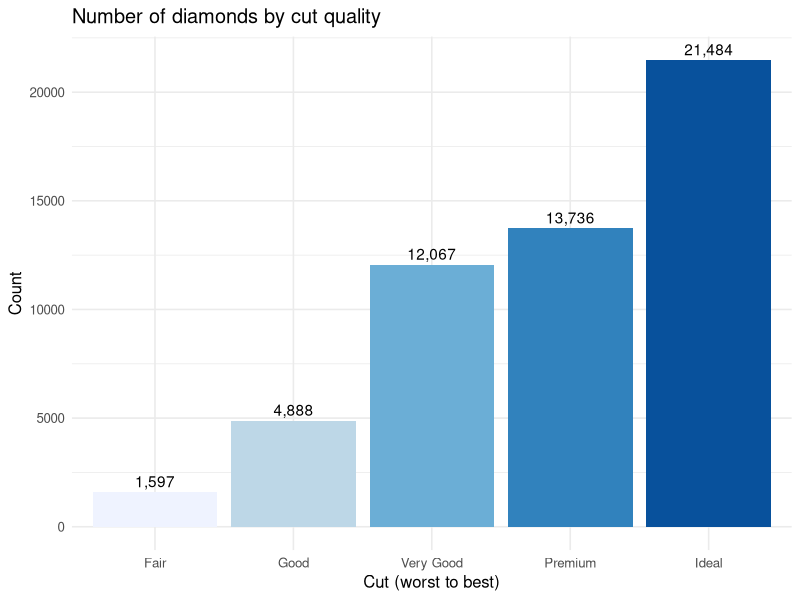
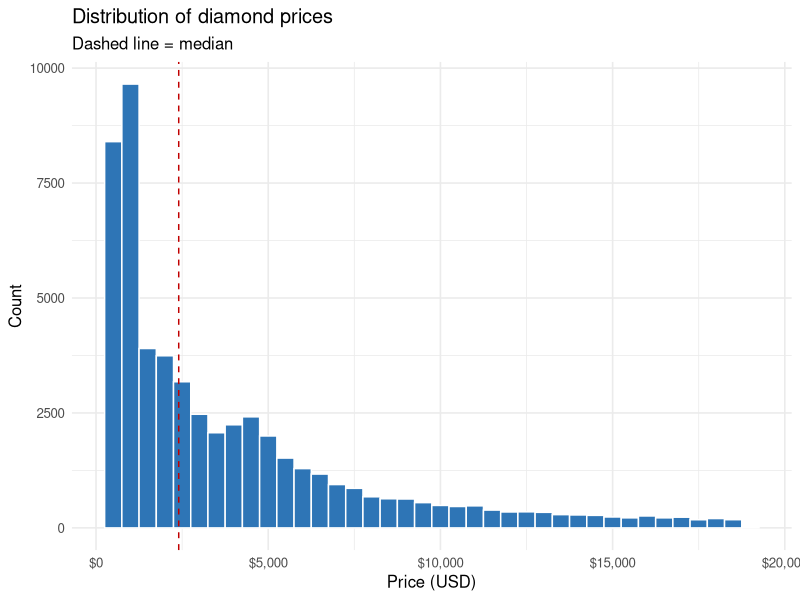
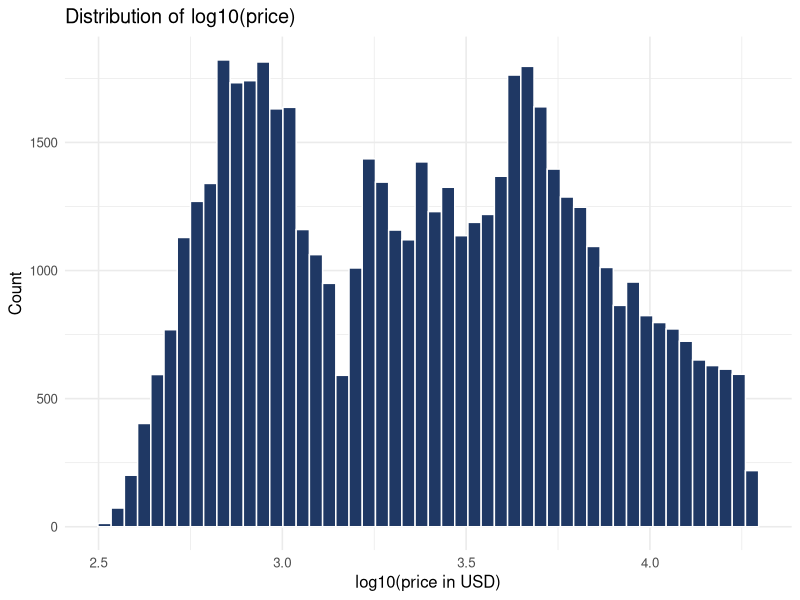
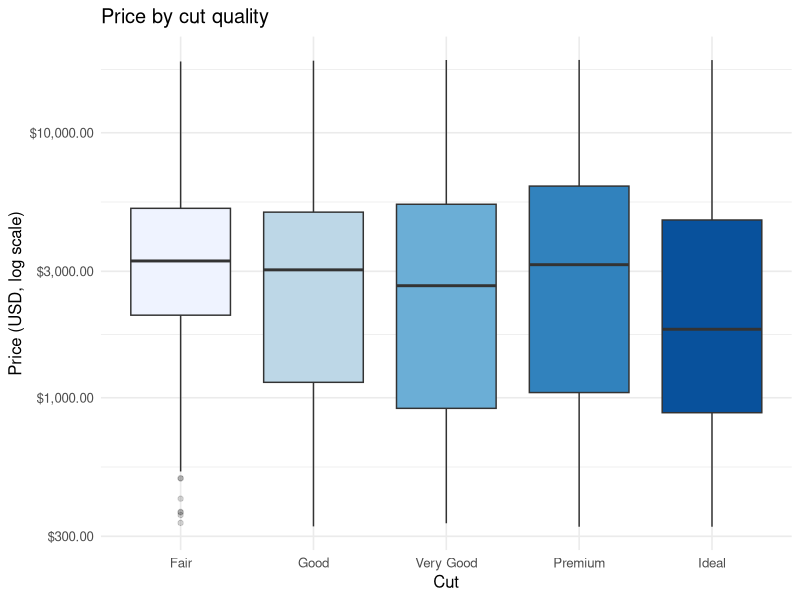
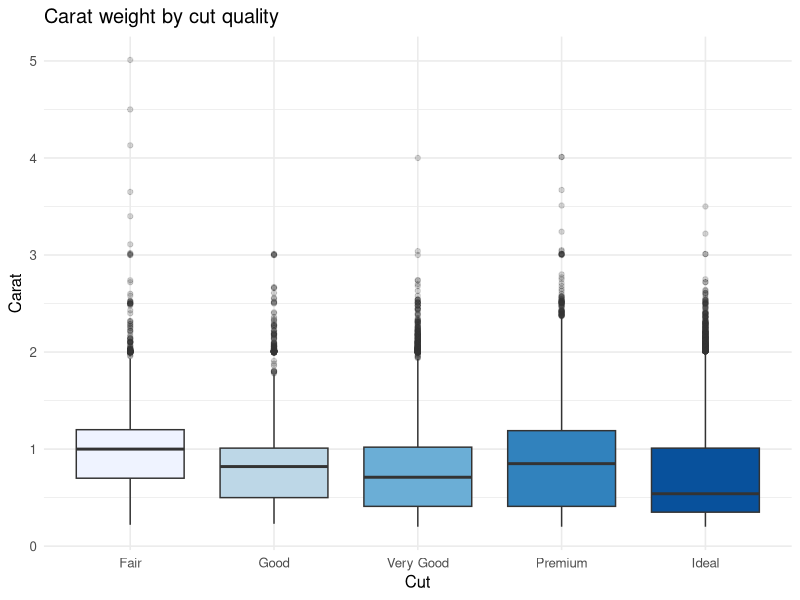
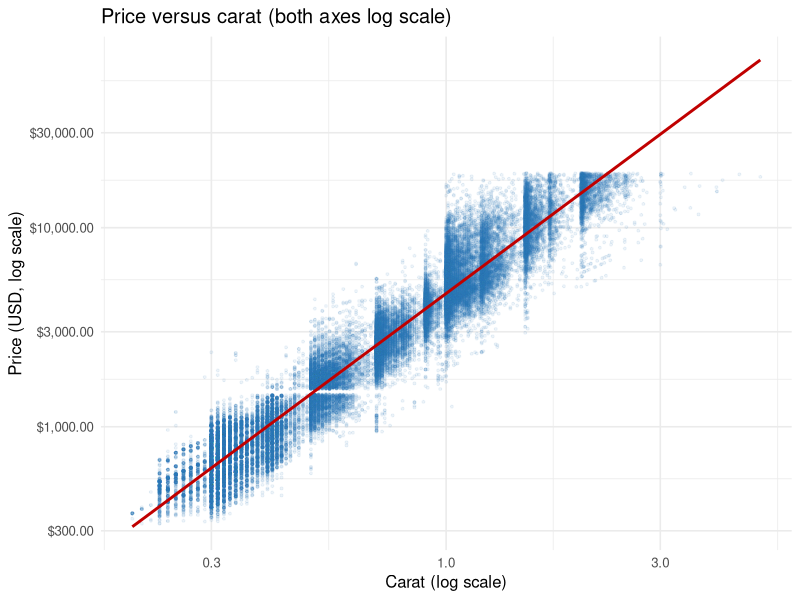
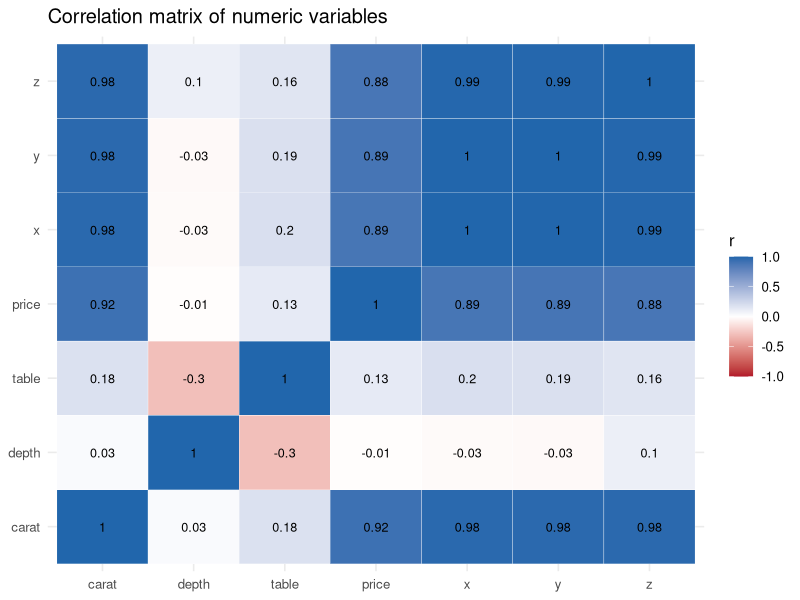
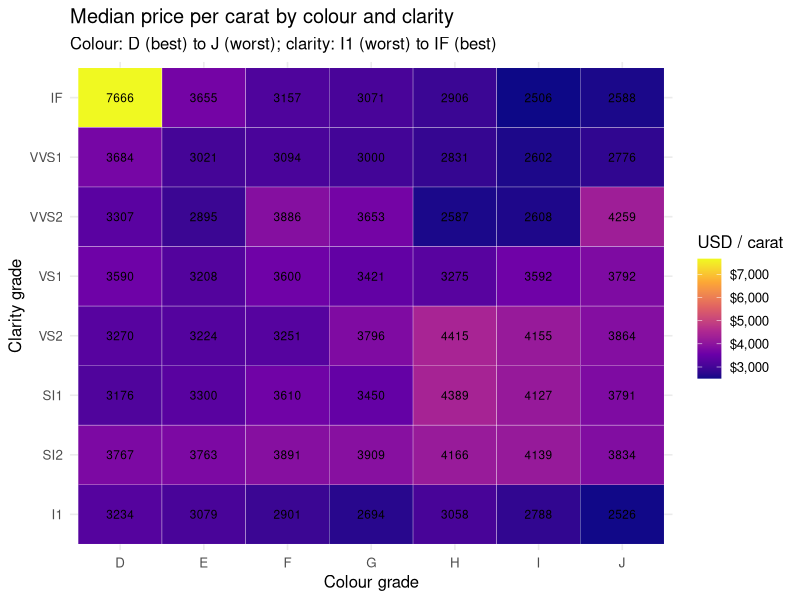

R code for these plots, in order:
# =====================================================================
# Week 2: Exploratory Data Analysis and Visualisation (Data Science With R)
# Dataset: diamonds (ggplot2) - about 54,000 diamonds, 10 variables
# Run top to bottom in RStudio. Figures are saved to ./figures/
# Packages: install.packages(c("tidyverse", "skimr", "scales"))
# =====================================================================

# ---- 0. Setup ----------------------------------------------------
library(tidyverse)   # dplyr, ggplot2, readr, tidyr, forcats
library(skimr)       # compact data summaries
library(scales)      # axis label formatting

dir.create("figures", showWarnings = FALSE)
theme_set(theme_minimal(base_size = 12))

# ---- 1. Import and first look ------------------------------------
data("diamonds", package = "ggplot2")

glimpse(diamonds)   # structure: types and first values
dim(diamonds)       # rows and columns
head(diamonds)
skim(diamonds)      # missingness, distribution summaries

# ---- 2. Data quality checks --------------------------------------
colSums(is.na(diamonds))                        # missing values
sum(duplicated(diamonds))                       # exact duplicate rows
diamonds |> filter(x == 0 | y == 0 | z == 0) |> nrow()   # impossible sizes
summary(diamonds[, c("x", "y", "z")])
diamonds |>
  filter(y > 20 | z > 10) |>                    # extreme dimensions
  select(carat, x, y, z, depth, price)

# ---- 3. Cleaning and preparation ---------------------------------
n_before <- nrow(diamonds)

diamonds_clean <- diamonds |>
  distinct() |>                       # drop exact duplicates
  filter(x > 0, y > 0, z > 0) |>      # drop impossible zero dimensions
  filter(y < 20, z < 10) |>           # drop extreme data-entry errors
  mutate(
    price_per_carat = price / carat,
    carat_band = base::cut(carat, breaks = c(0, 0.5, 1, 1.5, 2, Inf),
                           labels = c("<=0.5", "0.5-1", "1-1.5", "1.5-2", ">2")),
    log_price = log10(price)
  )

c(before = n_before, after = nrow(diamonds_clean),
  removed = n_before - nrow(diamonds_clean))

str(diamonds_clean$cut)   # already an ordered factor: Fair < ... < Ideal

# ---- 4. Summary statistics ---------------------------------------
num_vars <- c("carat", "depth", "table", "price", "x", "y", "z")

diamonds_clean |> select(all_of(num_vars)) |> summary()

diamonds_clean |>
  summarise(across(c(carat, price),
                   list(mean = mean, median = median, sd = sd)))

diamonds_clean |>
  group_by(cut) |>
  summarise(n = n(), median_carat = median(carat),
            median_price = median(price), mean_price = mean(price),
            .groups = "drop")

count(diamonds_clean, color)
count(diamonds_clean, clarity)

cor_mat <- diamonds_clean |> select(all_of(num_vars)) |> cor()
round(cor_mat, 2)

# Elasticity: % change in price for a 1% change in carat
coef(lm(log10(price) ~ log10(carat), data = diamonds_clean))

# ---- 5. Figure 1: bar chart of cut -------------------------------
p1 <- ggplot(diamonds_clean, aes(x = cut, fill = cut)) +
  geom_bar(show.legend = FALSE) +
  geom_text(stat = "count", aes(label = comma(after_stat(count))), vjust = -0.4) +
  scale_fill_brewer(palette = "Blues") +
  labs(title = "Number of diamonds by cut quality",
       x = "Cut (worst to best)", y = "Count")

ggsave("figures/fig1_cut_bar.png", p1, width = 7, height = 4.5, dpi = 300)
p1

# ---- 6. Figure 2: histogram of price -----------------------------
p2 <- ggplot(diamonds_clean, aes(x = price)) +
  geom_histogram(binwidth = 500, fill = "#2E75B6", colour = "white") +
  geom_vline(xintercept = median(diamonds_clean$price), colour = "#C00000",
             linetype = "dashed") +
  scale_x_continuous(labels = label_dollar()) +
  labs(title = "Distribution of diamond prices",
       subtitle = "Dashed line = median", x = "Price (USD)", y = "Count")

ggsave("figures/fig2_price_hist.png", p2, width = 7, height = 4.5, dpi = 300)
p2

# ---- 7. Figure 3: histogram of log price -------------------------
p3 <- ggplot(diamonds_clean, aes(x = log_price)) +
  geom_histogram(bins = 50, fill = "#1F3864", colour = "white") +
  labs(title = "Distribution of log10(price)",
       x = "log10(price in USD)", y = "Count")

ggsave("figures/fig3_logprice_hist.png", p3, width = 7, height = 4.5, dpi = 300)
p3

# ---- 8. Figure 4: box plot of price by cut -----------------------
p4 <- ggplot(diamonds_clean, aes(x = cut, y = price, fill = cut)) +
  geom_boxplot(show.legend = FALSE, outlier.alpha = 0.2) +
  scale_y_log10(labels = label_dollar()) +
  scale_fill_brewer(palette = "Blues") +
  labs(title = "Price by cut quality", x = "Cut", y = "Price (USD, log scale)")

ggsave("figures/fig4_price_by_cut.png", p4, width = 7, height = 4.5, dpi = 300)
p4

# ---- 9. Figure 5: box plot of carat by cut -----------------------
p5 <- ggplot(diamonds_clean, aes(x = cut, y = carat, fill = cut)) +
  geom_boxplot(show.legend = FALSE, outlier.alpha = 0.2) +
  scale_fill_brewer(palette = "Blues") +
  labs(title = "Carat weight by cut quality", x = "Cut", y = "Carat")

ggsave("figures/fig5_carat_by_cut.png", p5, width = 7, height = 4.5, dpi = 300)
p5

# ---- 10. Figure 6: scatter plot ----------------------------------
p6 <- ggplot(diamonds_clean, aes(x = carat, y = price)) +
  geom_point(alpha = 0.08, size = 0.7, colour = "#2E75B6") +
  geom_smooth(method = "lm", colour = "#C00000", se = FALSE) +
  scale_x_log10() +
  scale_y_log10(labels = label_dollar()) +
  labs(title = "Price versus carat (both axes log scale)",
       x = "Carat (log scale)", y = "Price (USD, log scale)")

ggsave("figures/fig6_carat_price_scatter.png", p6, width = 7, height = 4.5, dpi = 300)
p6

# ---- 11. Figure 7: correlation heat map --------------------------
cor_long <- as.data.frame(as.table(cor_mat)) |>
  rename(var1 = Var1, var2 = Var2, r = Freq)

p7 <- ggplot(cor_long, aes(x = var1, y = var2, fill = r)) +
  geom_tile(colour = "white") +
  geom_text(aes(label = round(r, 2)), size = 3.2) +
  scale_fill_gradient2(low = "#B2182B", mid = "white", high = "#2166AC",
                       midpoint = 0, limits = c(-1, 1)) +
  labs(title = "Correlation matrix of numeric variables",
       x = NULL, y = NULL, fill = "r")

ggsave("figures/fig7_correlation_heatmap.png", p7, width = 7, height = 5, dpi = 300)
p7

# ---- 12. Figure 8: price-per-carat heat map ----------------------
heat <- diamonds_clean |>
  group_by(color, clarity) |>
  summarise(med_ppc = median(price_per_carat), .groups = "drop")

p8 <- ggplot(heat, aes(x = color, y = clarity, fill = med_ppc)) +
  geom_tile(colour = "white") +
  geom_text(aes(label = round(med_ppc)), size = 3) +
  scale_fill_viridis_c(option = "C", labels = label_dollar()) +
  labs(title = "Median price per carat by colour and clarity",
       subtitle = "Colour: D (best) to J (worst); clarity: I1 (worst) to IF (best)",
       x = "Colour grade", y = "Clarity grade", fill = "USD / carat")

ggsave("figures/fig8_ppc_heatmap.png", p8, width = 7, height = 5, dpi = 300)
p8

# ---- 13. Session info --------------------------------------------
sessionInfo()   # record package versions for reproducibility
